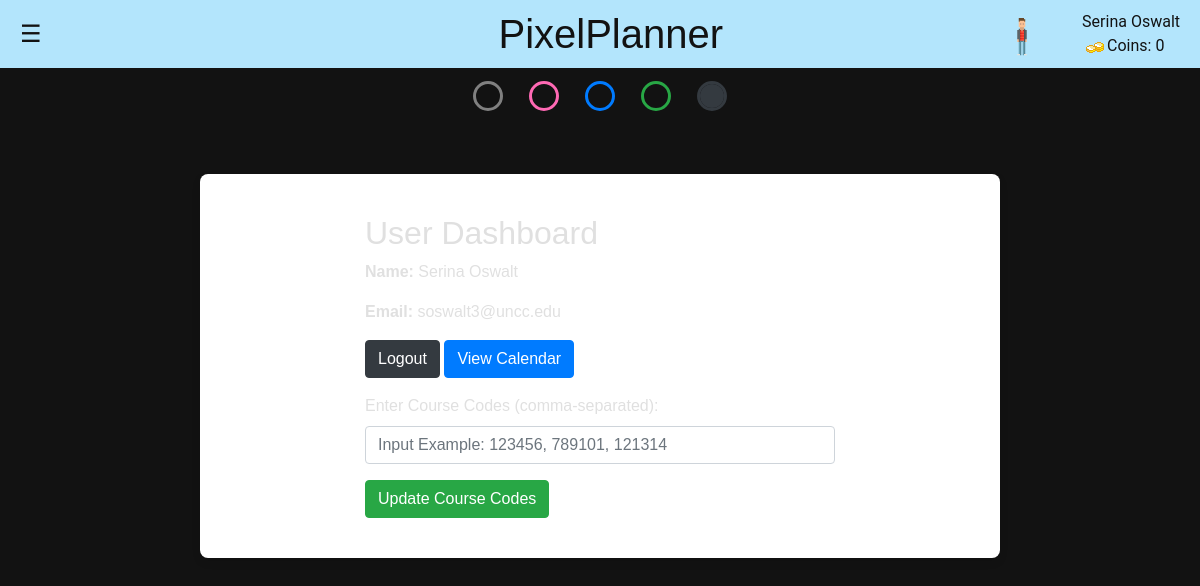
Screenshot of /settings (signed in) with the database file from the repository.
### app.py (models this page shows, shortened)
class User(db.Model):
    id = db.Column(db.Integer, primary_key=True)
    name = db.Column(db.String(100), nullable=False)
    email = db.Column(db.String(100), unique=True)
    password = db.Column(db.String(100))
    canvas_api_key = db.Column(db.String(255))
    course_codes_list = db.Column(db.String(255))  # New field for storing course codes
    avatar = db.Column(db.String(255))
    coins = db.Column(db.Integer)

### app.py (the view, shortened to what this page needs)
@app.route('/settings', methods=['GET', 'POST'])
def settings():
    if 'email' in session:
        user = User.query.filter_by(email=session['email']).first()
        return render_template('settings.html', user=user)
    return redirect(url_for('login'))

### templates/settings.html (shortened to what this page needs)
<!DOCTYPE html>
<html lang="en">
<head>
  <link rel="stylesheet" href="https://cdn.jsdelivr.net/npm/bootstrap@4.6.2/dist/css/bootstrap.min.css">
  <link rel="stylesheet" href="/static/css/styles.css">
</head>
<header>
    <div class="menu-icon" onmouseover="openNav()" onmouseout="closeNav()">&#9776;</div>
    <h1>PixelPlanner</h1>
  <div class="profile-info">
    <img src="{{ url_for('static', filename='images/pixelAvatar.png') }}" alt="Player Avatar" class="avatar">
    <div class="player-info">
        <span class="player-name">{{session.get('user_name', 'Guest')}}</span>
        <span class="player-coins"><img src="{{ url_for('static', filename='images/coin.png') }}" alt="Coin">Coins: {{ user.coins }}</span>
</header>
<form class="color-picker"
action="">
  <fieldset>
    <input type="radio"
    name="theme" id="light" checked>
    <input type="radio"
    name="theme" id="pink" checked>
    <input type="radio"
    name="theme" id="blue" checked>
    <input type="radio"
    name="theme" id="green" checked>
    <input type="radio"
    name="theme" id="dark" checked>
  </fieldset>
</form>
<body>
<body>
<div class="settings-container">
    <div class="row justify-content-center">
        <div class="col-sm-8">
            <h2>User Dashboard</h2>
            <p><b>Name: </b>{{ user.name }}</p>
            <p><b>Email: </b>{{ user.email }}</p>
            <a href="/logout" class="btn btn-dark">Logout</a>
            <a href="/canvas-calendar" class="btn btn-primary">View Calendar</a>
<form action="/settings" method="POST" class="mt-3">
    <div class="form-group">
        <label for="courseCodes">Enter Course Codes (comma-separated):</label>
        <input type="text" class="form-control" id="courseCodes" name="course_codes" required placeholder="Input Example: 123456, 789101, 121314">
    </div>
    <button type="submit" class="btn btn-success">Update Course Codes</button>
</form>
        </div>
    </div>
</div>
</body>
</html>

### static/css/styles.css (style rules this page uses)
body, html { height: 100%; margin: 0; padding: 0; font-family: Arial, sans-serif; background-color: var(--bg-color); color: var(--text-color); }
body, html { margin: 0; padding: 0; font-family: Arial, sans-serif; }
header { display: flex; justify-content: space-between; align-items: center; background-color: var(--notification-text-color); padding: 10px 20px; position: relative; }
header h1 { margin: 0; flex-grow: 1; text-align: center; color: var(--bg-color) }
.menu-icon { cursor: pointer; font-size: 24px; color: var(--bg-color); }
.profile-info { display: flex; align-items: center; position: absolute; top: 10px; right: 20px; font-family: 'Roboto', sans-serif; color: var(--bg-color); }
.avatar { height: 50px; width: auto; border-radius: 50%; }
.player-info { display: flex; flex-direction: column; margin-left: 10px }
body { font-family: Arial, sans-serif; background-color: var(--bg-color); margin: 0; padding: 0; }
.settings-container { background-color: #ffffff; padding: 40px; border-radius: 8px; box-shadow: 0 4px 8px rgba(0, 0, 0, 0.1); max-width: 800px; width: 100%; margin: 50px auto; color: var(settings-text-color); }
.color-picker>fieldset { border: 0; display: flex; gap: 2rem; width: fit-content; background: fff; padding: 1rem 3rem; margin-inline: auto; border-radius: 0 0 1rem 1rem; }
.color-picker input[type="radio"] { appearance: none; width: 1.5rem; height: 1.5rem; outline: 3px solid var(--radio-color, currentColor); border-radius: 50%; }
.color-picker input[type="radio"]:checked { background: var(--radio-color); }
.color-picker input[type="radio"]#light { --radio-color: gray; }
.color-picker input[type="radio"]#pink { --radio-color: #ff69b4; }
.color-picker input[type="radio"]#blue { --radio-color: #007bff; }
.color-picker input[type="radio"]#green { --radio-color: #28a745; }
.color-picker input[type="radio"]#dark { --radio-color: #343a40; }
:root { --bg-color: #fff; --text-color: #333; --link-color: #007bff; --hover-bg-color: #cccccc; --hover-text-decoration: underline; --notification-text-color: #666; --border-color: #eee; }
:root:has(#dark:checked) { --bg-color: #121212; --text-color: #e0e0e0; --link-color: #bb86fc; --hover-text-decoration: none; --hover-bg-color: #333333; --notification-text-color: #b3e5fc; --border-color: #424242; --avatar-header: #b3e5fc; --background-bg-color: #4a3e5f; --calendar-bg-color: #4a3e5f; --todo-header-color: #b3e5fc; --toolbar-title-color: #b3e5fc; --event-color: #b3e5fc; }
a { color: var(--link-color); }

### rows the page displays
User: get "Serina Oswalt", coins "0", name "Serina Oswalt", email "soswalt3@uncc.edu"
